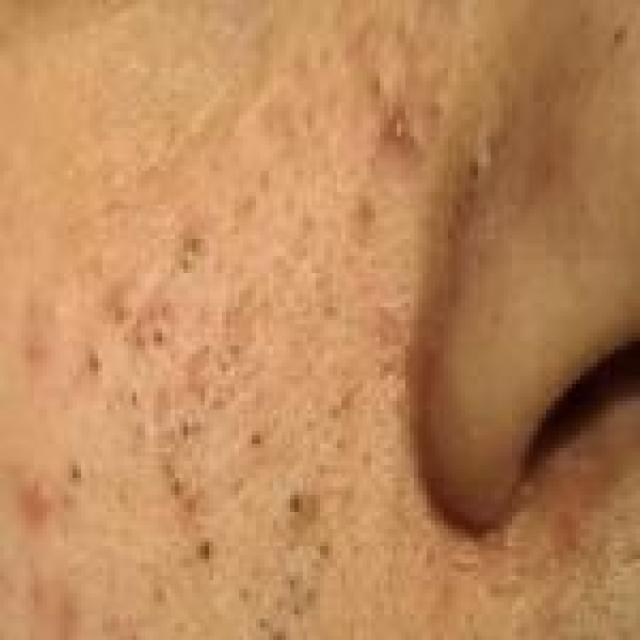
#> input picture AcneDataset/test/Blackheads/blackhead-19-_jpg.rf.d5cc637e3f9ddd3d18c99455ed4f9b26.jpg, 640 x 640 px
$ python -i photometric.py   (imports and definitions only)
#> lines starting #> are read from the running program, lines starting #| are printed output that depends on the picture
#> further down, picture is the input picture: shape (640, 640, 3); mean B, G, R 91.4, 136, 188
"""DIP-derived photometric augmentation.

Simulates real-world lighting variation and phone camera AWB errors on Indian
skin tones. Reuses the spirit of backend/src/histogram_processing.py (CLAHE,
gamma) — this IS the DIP contribution to the ML pipeline (AGENT_PLAN.md Task 4.1).

All functions: numpy BGR uint8 in -> numpy BGR uint8 out.
"""

from __future__ import annotations

import numpy as np


def gamma_jitter(image: np.ndarray, gamma_range: tuple[float, float] = (0.7, 1.5)) -> np.ndarray:
    """Apply a random gamma correction (DIP: power-law intensity transform)."""
    gamma = float(np.random.uniform(*gamma_range))
    table = ((np.arange(256) / 255.0) ** gamma * 255.0).astype(np.uint8)
    return table[image]


def clahe_jitter(image: np.ndarray, clip_limit_range: tuple[float, float] = (1.0, 4.0)) -> np.ndarray:
    """Apply CLAHE on the LAB L channel with a randomized clip limit.

    Mirrors the contrast-limited histogram equalisation used in Bloom's
    enhancement stage (backend/src/histogram_processing.py).
    """
#> called with clip_limit_range = (1, 4)
    import cv2

    clip = float(np.random.uniform(*clip_limit_range))
    lab = cv2.cvtColor(image, cv2.COLOR_BGR2LAB)
#> lab: shape (640, 640, 3); mean of channels 0, 1, 2 154.7, 142.7, 159.7
    l_ch, a_ch, b_ch = cv2.split(lab)
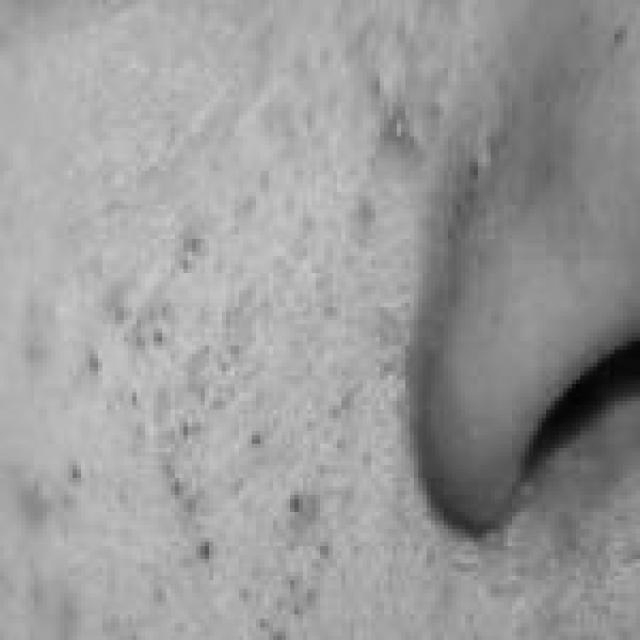
#> l_ch: shape (640, 640); min 2, max 204, mean 154.7
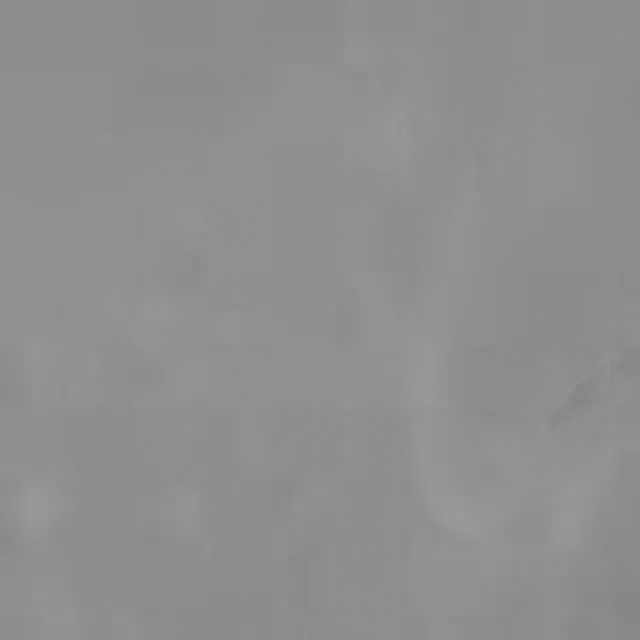
#> a_ch: shape (640, 640); min 132, max 154, mean 142.7
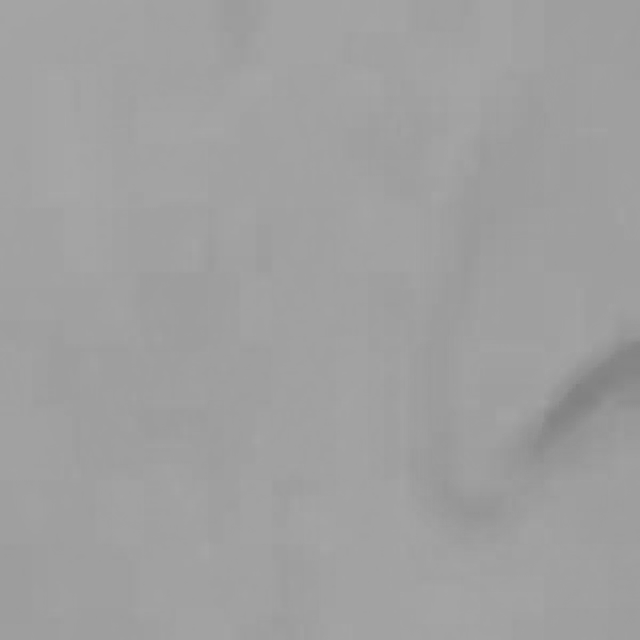
#> b_ch: shape (640, 640); min 128, max 167, mean 159.7
    clahe = cv2.createCLAHE(clipLimit=clip, tileGridSize=(8, 8))
    l_ch = clahe.apply(l_ch)
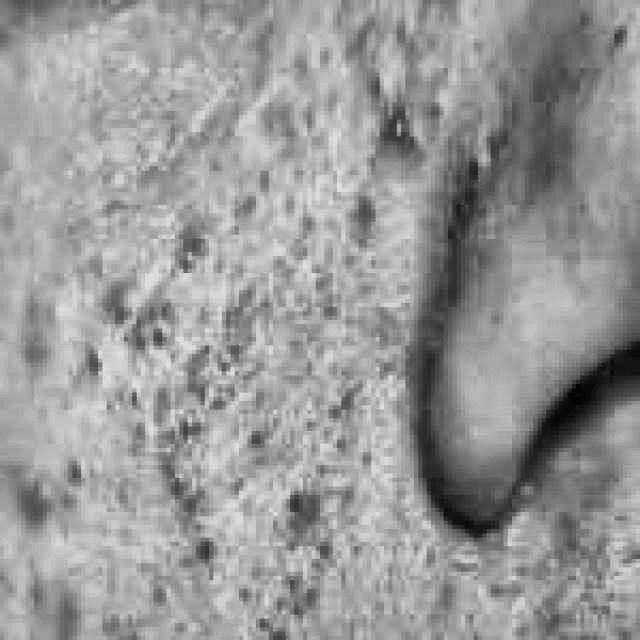
#> l_ch: shape (640, 640); min 1, max 226, mean 152.7
    return cv2.cvtColor(cv2.merge((l_ch, a_ch, b_ch)), cv2.COLOR_LAB2BGR)
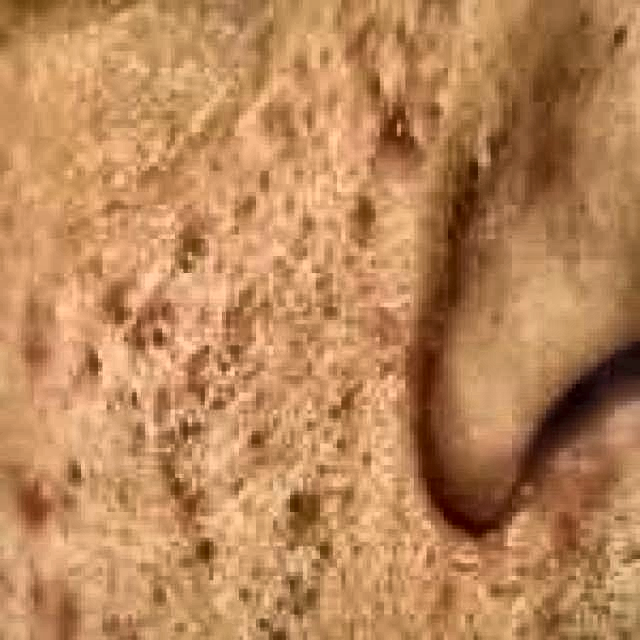
#> returned value: shape (640, 640, 3); mean B, G, R 89.9, 134.4, 186


def white_balance_shift(image: np.ndarray, gain_range: tuple[float, float] = (-0.1, 0.1)) -> np.ndarray:
    """Random per-channel gain — simulates phone auto-white-balance errors."""
    gains = 1.0 + np.random.uniform(gain_range[0], gain_range[1], size=3)
    out = image.astype(np.float32) * gains.reshape(1, 1, 3)
    return np.clip(out, 0, 255).astype(np.uint8)


def brightness_shift(image: np.ndarray, shift_range: tuple[float, float] = (-0.2, 0.2)) -> np.ndarray:
    """Additive brightness shift in normalized units (-0.2 = darken by 20%)."""
    shift = float(np.random.uniform(*shift_range)) * 255.0
    return np.clip(image.astype(np.float32) + shift, 0, 255).astype(np.uint8)

>>> import cv2
>>> picture = cv2.imread('../../AcneDataset/test/Blackheads/blackhead-19-_jpg.rf.d5cc637e3f9ddd3d18c99455ed4f9b26.jpg')
>>> result = clahe_jitter(picture)

$ run again, on AcneDataset/test/Blackheads/blackhead-37-_jpg.rf.459565f26cfdc738635fb5dc27d65a2a.jpg
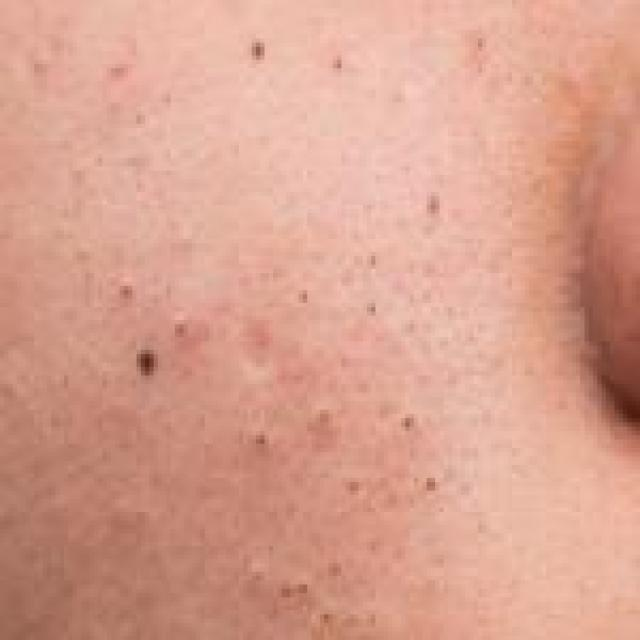
#> input picture AcneDataset/test/Blackheads/blackhead-37-_jpg.rf.459565f26cfdc738635fb5dc27d65a2a.jpg, 640 x 640 px
#> picture is the input picture: shape (640, 640, 3); mean B, G, R 142.8, 160.6, 216.6
#> lab: shape (640, 640, 3); mean of channels 0, 1, 2 180.7, 146.5, 145.6
#> in clahe_jitter, `l_ch = clahe.apply(l_ch)`:
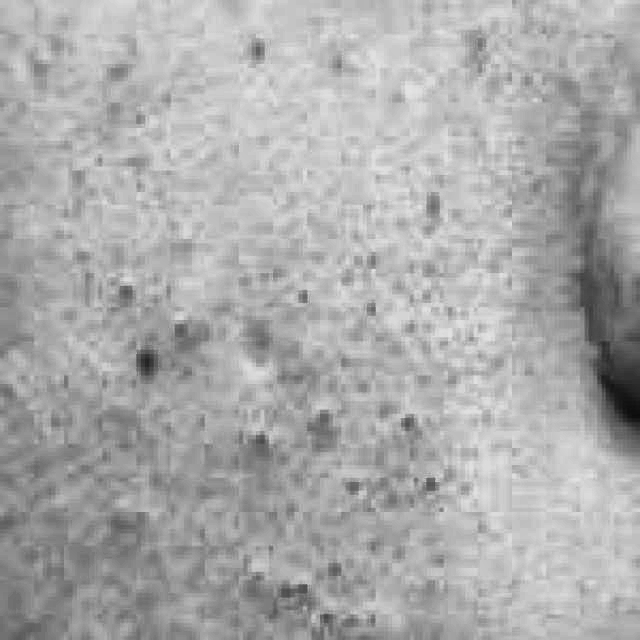
#> l_ch: shape (640, 640); min 12, max 228, mean 171.3
#> in clahe_jitter, `return cv2.cvtColor(cv2.merge((l_ch, a_ch, b_ch)), cv2.COLOR_LAB2BGR)`:
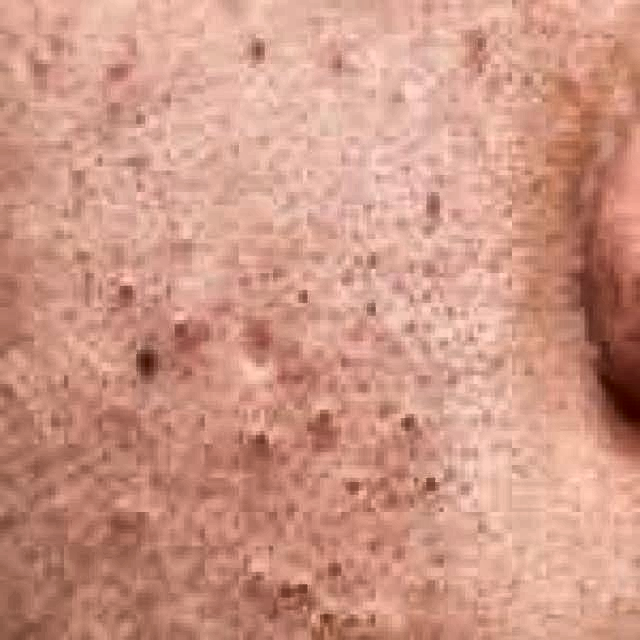
#> returned value: shape (640, 640, 3); mean B, G, R 133.5, 151.2, 206.1

$ run again, on AcneDataset/test/Blackheads/blackhead-37-_jpg.rf.5db1cd5dbb9f1f2c10ca3e7c58207c54.jpg
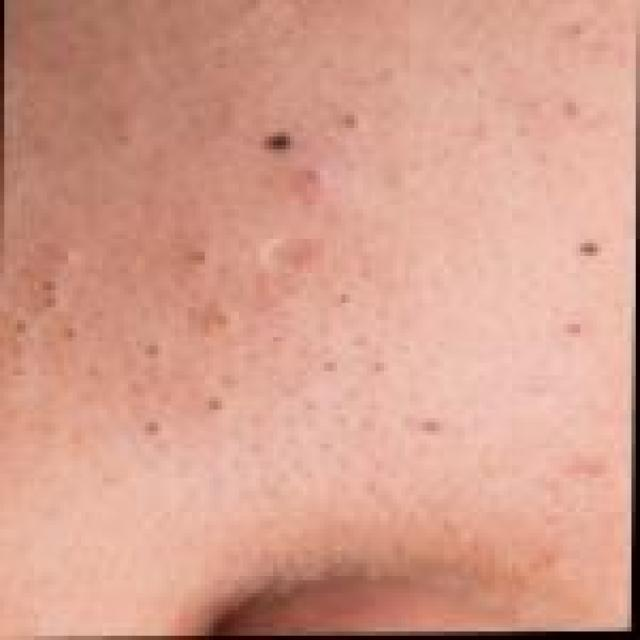
#> input picture AcneDataset/test/Blackheads/blackhead-37-_jpg.rf.5db1cd5dbb9f1f2c10ca3e7c58207c54.jpg, 640 x 640 px
#> picture is the input picture: shape (640, 640, 3); mean B, G, R 140.6, 157.9, 213.1
#> lab: shape (640, 640, 3); mean of channels 0, 1, 2 177.7, 146.3, 145.2
#> in clahe_jitter, `l_ch = clahe.apply(l_ch)`:
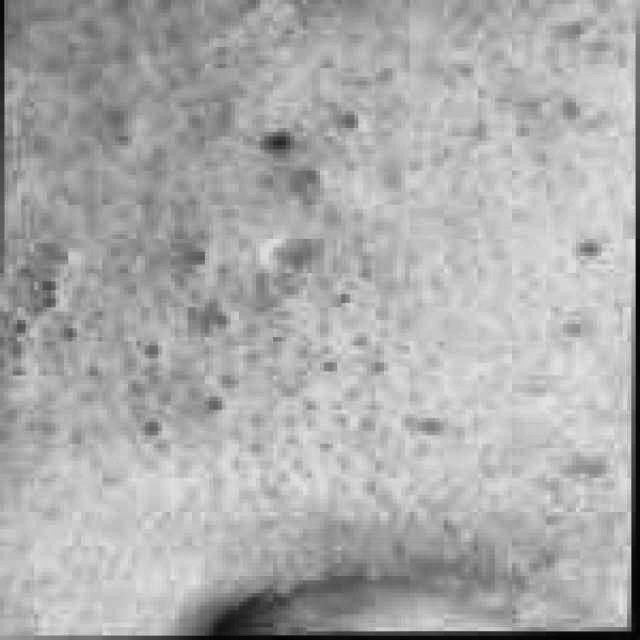
#> l_ch: shape (640, 640); min 2, max 230, mean 171
#> in clahe_jitter, `return cv2.cvtColor(cv2.merge((l_ch, a_ch, b_ch)), cv2.COLOR_LAB2BGR)`:
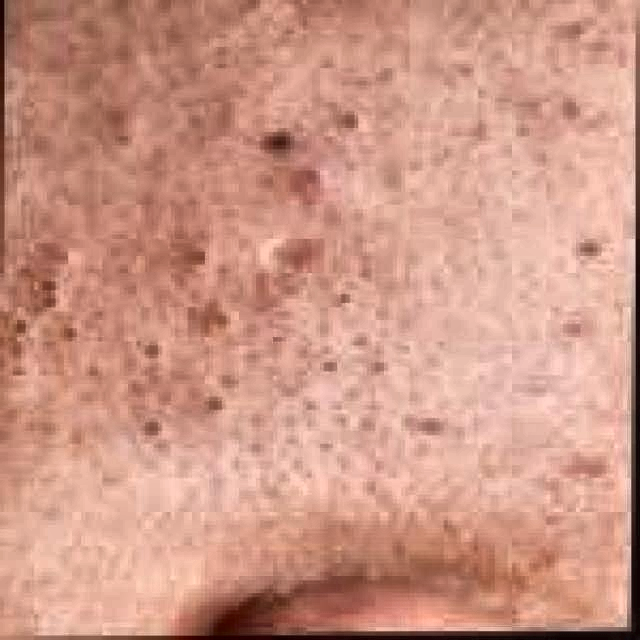
#> returned value: shape (640, 640, 3); mean B, G, R 134, 151.3, 205.8
